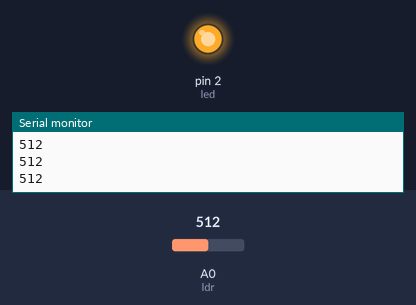
Bench run of a sketch on a simulated Arduino Uno, built with avr-gcc and run on an emulated ATmega328P. Shown: output pins drawn as LEDs (lit = HIGH), the last lines printed to the serial monitor. The inputs (shaded band) are chosen by the test bench; at power-on: A0 (ldr) = 512.

Above: at 1.2 s.
1.3 s: A0 (ldr) set to 786
2.8 s: A0 (ldr) set to 815
At 3.7 s:
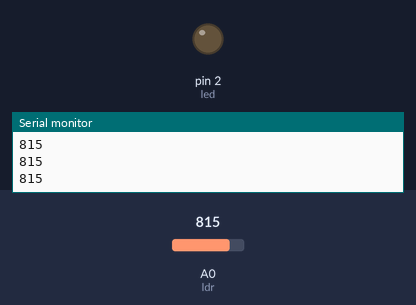
4.3 s: A0 (ldr) set to 790
At 5.1 s:
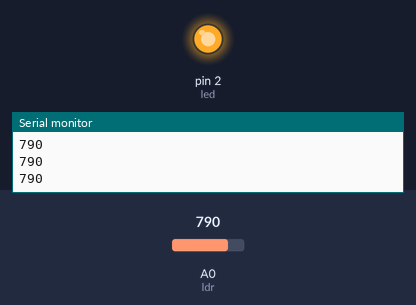
5.8 s: A0 (ldr) set to 810
At 6.3 s:
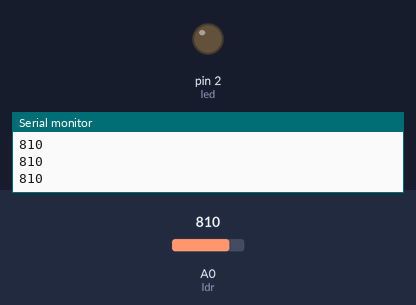
Timing chart, 0 to 8.3 s (numbered marks = the images above; inputs shaded):
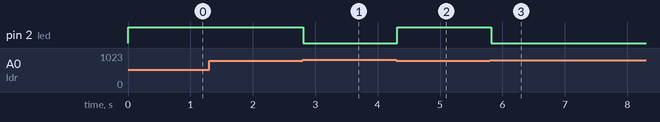

Measured:
- the behaviour switches between 799 and 800 on A0 (ldr) (found by bisection; images 0 and 1)
- after the input at 2.8 s, pin 2 (led): HIGH → LOW at once
- after the input at 4.3 s, pin 2 (led): LOW → HIGH at once
- after the input at 5.8 s, pin 2 (led): HIGH → LOW at once

The sketch:

aula-13.ino
```cpp
#define ldr A0
#define led 2
int val=0;

void setup() {
    pinMode(ldr,INPUT);
    pinMode(led,OUTPUT);
    Serial.begin(9600);
}

void loop() {
   val=analogRead(ldr);

   if(val<800)
   {
    digitalWrite(led, HIGH);
   }
   else
   {
    digitalWrite(led, LOW);
   }
   Serial.println(val);
   delay(100);
}
```
